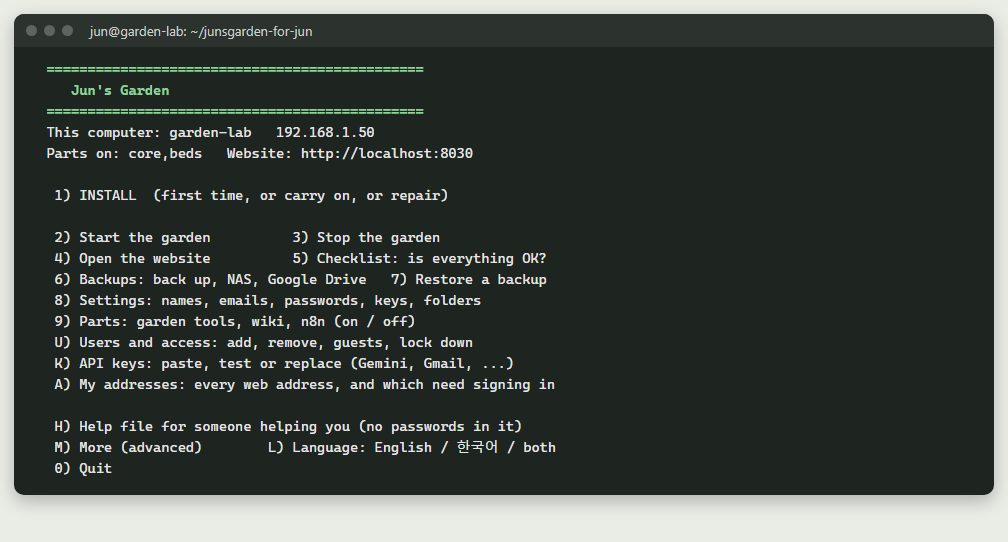
#> input picture START-HERE/images/screen-01-main-menu.png, 1008 x 542 px
$ python -i decode.py   (imports and definitions only)
#> lines starting #> are read from the running program, lines starting #| are printed output that depends on the picture
"""Open a photo and make the small square the model reads. Light module (no torch), so the
decode worker processes start fast.

mode "crop":   shrink so the short side is `size`, cut the middle square.
mode "squash": shrink the whole picture to size x size (keeps the edges, bends the shape).
"""
import io
import os

import numpy as np
from PIL import Image, ImageOps

Image.MAX_IMAGE_PIXELS = 100_000_000  # a phone photo is far below this; a bomb is not


def cores():
    """CPU cores this process may really use: the Docker limit (--cpus) when there is one."""
    n = os.cpu_count() or 4
    try:
        quota, period = open("/sys/fs/cgroup/cpu.max").read().split()
        if quota != "max":
            n = min(n, max(1, int(int(quota) / int(period))))
    except (OSError, ValueError):
        pass
    return n


def load(src, size=224, mode="crop"):
    """src: path or bytes -> uint8 array (size, size, 3), or None if it cannot be read."""
#> called with size = 224, mode = 'crop'
    try:
        with Image.open(io.BytesIO(src) if isinstance(src, (bytes, bytearray)) else src) as im:
#> im is the input picture: PIL image 1008x542 RGB; mean R, G, B 64.4, 70.3, 65.7
            im = ImageOps.exif_transpose(im)  # phone photos carry their rotation in EXIF
            im = im.convert("RGB")
            if mode == "squash":
                im = im.resize((size, size), Image.BICUBIC, reducing_gap=3.0)
            else:
                w, h = im.size
#> w = 1008; h = 542
                s = size / min(w, h)
#> s = 0.413
                nw, nh = max(size, round(w * s)), max(size, round(h * s))
#> nw = 417; nh = 224
                im = im.resize((nw, nh), Image.BICUBIC, reducing_gap=3.0)
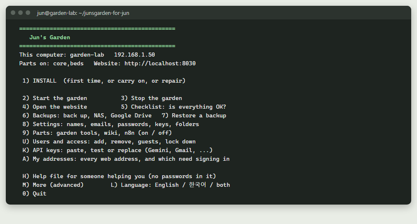
#> im: PIL image 417x224 RGB; mean R, G, B 64.4, 70.3, 65.7
                x, y = (nw - size) // 2, (nh - size) // 2
#> x = 96; y = 0
                im = im.crop((x, y, x + size, y + size))
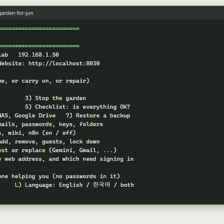
#> im: PIL image 224x224 RGB; mean R, G, B 59.9, 65.8, 61.3
            return np.asarray(im, dtype=np.uint8)
    except Exception:  # unreadable or truncated file: the caller records it as failed
        return None


def decode_many(paths, size, mode, workers):
    """Yield (path, array or None) in order, opening the photos in separate processes."""
    from multiprocessing import get_context
    with get_context("spawn").Pool(workers) as pool:
        yield from pool.imap(load_path, [(str(p), size, mode) for p in paths], chunksize=8)


def load_path(args):
    """Pool entry point: (path, size, mode) -> (path, array or None)."""
    path, size, mode = args
    return path, load(path, size, mode)

>>> result = load('../../START-HERE/images/screen-01-main-menu.png')
